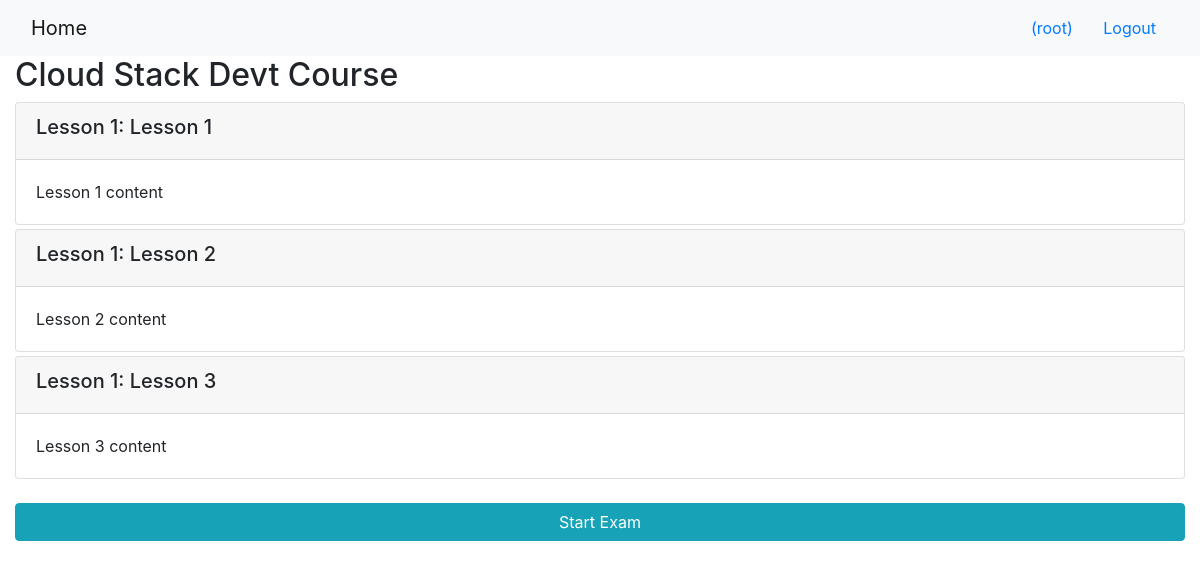
/onlinecourse/1/ (signed in), run on the app's committed database.
### onlinecourse/models.py (models this page shows, shortened)
class Course(models.Model):
    name = models.CharField(null=False, max_length=30, default='online course')
    image = models.ImageField(upload_to='course_images/')
    description = models.CharField(max_length=1000)
    pub_date = models.DateField(null=True)
    instructors = models.ManyToManyField(Instructor)
    users = models.ManyToManyField(settings.AUTH_USER_MODEL, through='Enrollment')
    total_enrollment = models.IntegerField(default=0)
    is_enrolled = False

class Lesson(models.Model):
    title = models.CharField(max_length=200, default="title")
    order = models.IntegerField(default=0)
    course = models.ForeignKey(Course, on_delete=models.CASCADE)
    content = models.TextField()

### onlinecourse/views.py (the view)
# urls.py: path('<int:pk>/', views.CourseDetailView.as_view(), name='course_details'),
class CourseDetailView(generic.DetailView):
    model = Course
    template_name = 'onlinecourse/course_detail_bootstrap.html'

### onlinecourse/templates/onlinecourse/course_detail_bootstrap.html (shortened to what this page needs)
<!DOCTYPE html>
<html lang="en">
<head>
     {% load static %}
    <link rel="stylesheet" href="https://maxcdn.bootstrapcdn.com/bootstrap/4.5.2/css/bootstrap.min.css">
</head>
<body>
    <nav class="navbar navbar-light bg-light">
        <div class="container-fluid">
            <div class="navbar-header">
                  <a class="navbar-brand" href="{% url 'onlinecourse:index' %}">Home</a>
            </div>
            <ul class="nav navbar-nav navbar-right">
                {% if user.is_authenticated %}
                <li>
                    <a class="btn btn-link" href="#">{{ user.first_name }}({{ user.username }})</a>
                    <a class="btn btn-link" href="{% url 'onlinecourse:logout' %}">Logout</a>
                </li>
                {% endif %}
            </ul>
        </div>
    </nav>
    <div class="container-fluid">
        <h2>{{ course.name }}</h2>
        <div class="card-columns-vertical">
            {% for lesson in course.lesson_set.all %}
                <div class="card mt-1">
                    <div class="card-header"><h5>Lesson {{lesson.order|add:1}}: {{lesson.title}}</h5></div>
                    <div class="card-body">{{lesson.content}}</div>
                </div>
            {% endfor %}
            <br>
            {% if user.is_authenticated %}
            <a class="btn btn-info btn-block" data-toggle="collapse" href="#exam_lesson{{lesson.pk}}" role="button" aria-expanded="false" aria-controls="exam_lesson{{lesson.pk}}">Start Exam</a>
        </div>
            {% else %}
                Please login to see exam details.
            {% endif %}
        <br>
    </div>
</body>
</html>

### data on the page
Course: name "Cloud Stack Devt Course"
Lesson: order|add "1", title "Lesson 1", content "Lesson 1 content"
Lesson: order|add "1", title "Lesson 2", content "Lesson 2 content"
Lesson: order|add "1", title "Lesson 3", content "Lesson 3 content"

### other printed values
{{ user.username }} "root"
